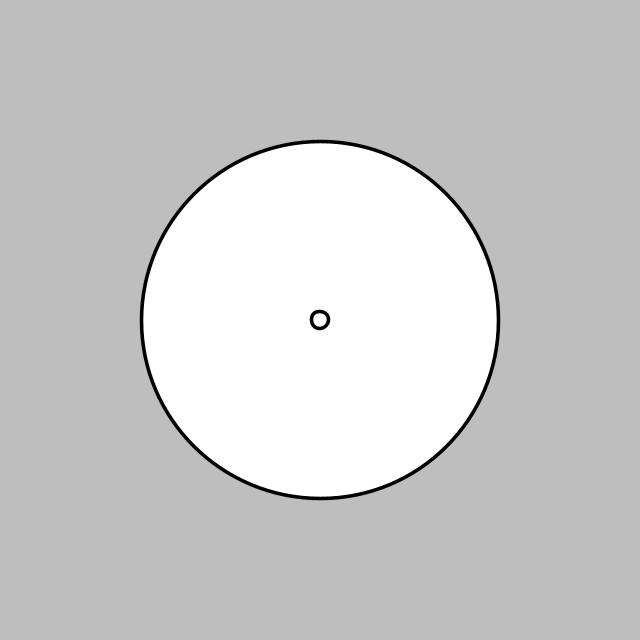
Frame 1 (no input)
Frame 60 (the mouse pressed at the canvas centre just before this capture): identical to frame 1, image omitted
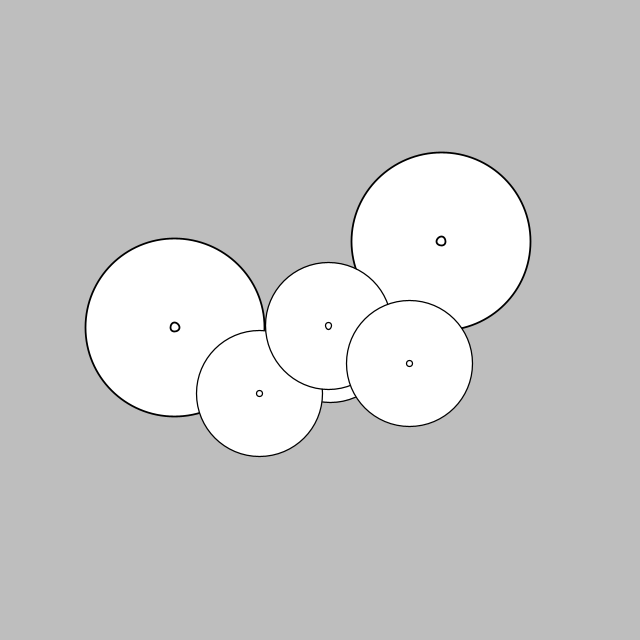
Frame 120 (the mouse held since frame 60 and released just before this capture)

The Processing sketch that drew these frames (run headless with seeded random() and noise(); from frame 60 on, the mouse is pressed at the canvas centre):

// Processing sketch: cellDivision
// ── cellDivision.pde
ArrayList<Ball> balls;

void setup() {
  size(640, 640);
  balls = new ArrayList<Ball>();
  balls.add(new Ball(width/2, height/2, 100000));
}

void draw() {
  background(190);
  float mm = 0;
  for (int i = 0; i < balls.size (); i++) {
    Ball b = balls.get(i);
    b.update();
    mm += b.m;
    if (b.remove) balls.remove(i--);
    if (b.divide) {
      float a = random(TWO_PI);
      balls.add(new Ball(b.x-cos(a)*b.r/2, b.y-sin(a)*b.r/2, b.m/2));
      balls.add(new Ball(b.x+cos(a)*b.r/2, b.y+sin(a)*b.r/2, b.m/2));
      //balls.add(new Ball(b.x+b.r, b.y, b.m/2));
      balls.remove(i--);
    }
  }
  println(mm);
}

class Ball {
  boolean remove, divide;
  float x, y, m, r, d;
  float a, v, t;
  Ball(float x, float y, float m) {
    this.x = x; 
    this.y = y;
    this.m = m;
    r = sqrt((m/PI));
    d = r*2;

    a = random(TWO_PI);
    v = random(0.001, 0.01);
    t = 30;
  }

  void update() {
    /*
    x += cos(a)*d*v;
     y += sin(a)*d*v;
     */
    divide = false;
    if (t > 0) t--;
    if (dist(mouseX, mouseY, x, y) < r && t == 0) {
      divide = true;
    }

    show();
  }

  void show() {
    strokeWeight(d*0.01);
    ellipse(x, y, d, d);
    ellipse(x, y, d*0.05, d*0.05);
  }
}
